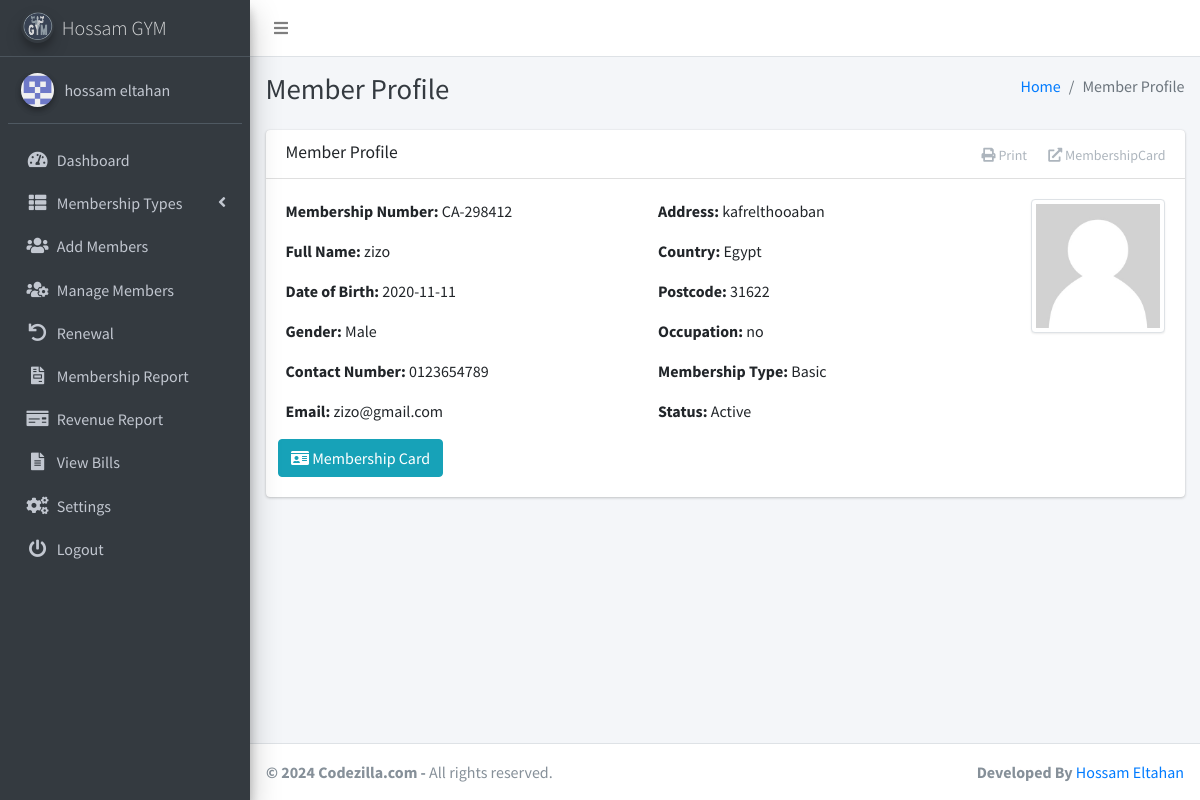
The page /memberProfile.php?id=17 (signed in) on the database its author committed.
### tables this page shows
CREATE TABLE `settings` (
  `id` int(11) NOT NULL,
  `system_name` varchar(255) NOT NULL,
  `logo` varchar(255) NOT NULL,
  `currency` varchar(50) NOT NULL,
  `gym_address` varchar(255) DEFAULT NULL,
  `gym_contact` varchar(255) DEFAULT NULL,
  `gym_email` varchar(255) DEFAULT NULL,
  `gym_manager` varchar(255) DEFAULT NULL
);

CREATE TABLE `members` (
  `id` int(11) NOT NULL,
  `fullname` varchar(255) NOT NULL,
  `dob` date NOT NULL,
  `gender` varchar(10) NOT NULL,
  `contact_number` varchar(20) NOT NULL,
  `email` varchar(255) NOT NULL,
  `address` varchar(255) NOT NULL,
  `country` varchar(255) NOT NULL,
  `postcode` varchar(20) NOT NULL,
  `occupation` varchar(255) NOT NULL,
  `membership_type` int(11) NOT NULL,
  `membership_number` varchar(20) NOT NULL,
  `created_at` timestamp NOT NULL DEFAULT current_timestamp(),
  `photo` varchar(255) NOT NULL,
  `expiry_date` date DEFAULT NULL
);

CREATE TABLE `membership_types` (
  `id` int(11) NOT NULL,
  `type` varchar(255) NOT NULL,
  `amount` int(11) NOT NULL
);

### memberProfile.php (the view, shortened to what this page needs)
<?php
include('includes/config.php');
if (isset($_GET['id'])) {
    $memberId = $_GET['id'];
    $selectQuery = "SELECT members.*, membership_types.type AS membership_type_name
                    FROM members
                    JOIN membership_types ON members.membership_type = membership_types.id
                    WHERE members.id = $memberId";
    $result = $conn->query($selectQuery);
    if ($result->num_rows > 0) {
        $memberDetails = $result->fetch_assoc();
        $expiryDate = strtotime($memberDetails['expiry_date']);
        $currentDate = time();
        $daysDifference = floor(($expiryDate - $currentDate) / (60 * 60 * 24));
        $membershipStatus = ($daysDifference < 0) ? 'Expired' : 'Active';
    } else {
        header("Location: members_list.php");
        exit();
    }
} else {
    header("Location: members_list.php");
    exit();
}
?>
<?php include('includes/header.php');?>
<body class="hold-transition sidebar-mini layout-fixed layout-navbar-fixed layout-footer-fixed">
    <div class="wrapper">
        <?php include('includes/nav.php');?>
        <?php include('includes/sidebar.php');?>
        <div class="content-wrapper">
            <?php include('includes/pagetitle.php');?>
            <section class="content">
                <div class="container-fluid">
                    <div class="card">
                        <div class="card-header">
                            <h3 class="card-title">Member Profile</h3>
                            <div class="card-tools">
                                <button type="button" class="btn btn-tool" onclick="printMembershipCard('<?php echo $memberId; ?>')">
                                    <i class="fas fa-print"></i> Print
                                </button>
                                <a href="print_membership_card.php?id=<?php echo $memberId; ?>" target="_blank" class="btn btn-tool">
                                    <i class="fas fa-external-link-alt"></i> MembershipCard
                                </a>
                            </div>
                        </div>
                        <div class="card-body">
                            <div class="row">
                                <div class="col-md-5">
                                    <p><strong>Membership Number:</strong> <?php echo $memberDetails['membership_number']; ?></p>
                                    <p><strong>Full Name:</strong> <?php echo $memberDetails['fullname']; ?></p>
                                    <p><strong>Date of Birth:</strong> <?php echo $memberDetails['dob']; ?></p>
                                    <p><strong>Gender:</strong> <?php echo $memberDetails['gender']; ?></p>
                                    <p><strong>Contact Number:</strong> <?php echo $memberDetails['contact_number']; ?></p>
                                    <p><strong>Email:</strong> <?php echo $memberDetails['email']; ?></p>
                                </div>
                                <div class="col-md-5">
                                    <p><strong>Address:</strong> <?php echo $memberDetails['address']; ?></p>
                                    <p><strong>Country:</strong> <?php echo $memberDetails['country']; ?></p>
                                    <p><strong>Postcode:</strong> <?php echo $memberDetails['postcode']; ?></p>
                                    <p><strong>Occupation:</strong> <?php echo $memberDetails['occupation']; ?></p>
                                    <p><strong>Membership Type:</strong> <?php echo $memberDetails['membership_type_name']; ?></p>
                                    <p><strong>Status:</strong> <?php echo $membershipStatus; ?></p>
                                </div>
                                <div class="col-md-2">
                                <?php
                                if (!empty($memberDetails['photo'])) {
                                    $photoPath = 'uploads/member_photos/' . $memberDetails['photo'];
                                    echo '<img src="' . $photoPath . '" class="img-thumbnail" alt="Member Photo">';
                                } else {
                                    echo '<p>No photo available</p>';
                                }
                                ?>
                                </div>
                                <a href="print_membership_card.php?id=<?php echo $memberId; ?>" target="_blank" class="print-button"><button class="btn btn-info"><i class="fas fa-id-card"></i> Membership Card</button></a>
                            </div>
                        </div>
                    </div>
                </div>
            </section>
        </div>
        <footer class="main-footer">
        <strong> &copy; <?php echo date('Y');?> Codezilla.com</a> -</strong>
        All rights reserved.
        <div class="float-right d-none d-sm-inline-block">
        <b>Developed By</b> <a href="https://www.linkedin.com/in/hossam-eltahan-24528b253/">Hossam Eltahan</a>
        </div>
    </footer>
    </div>
</body>
</html>

### includes/sidebar.php (shortened to what this page needs)
<aside class="main-sidebar sidebar-dark-primary elevation-4">
  <a href="" class="brand-link">
    <img src="<?php echo getLogoUrl(); ?>" alt="Logo" class="brand-image img-circle elevation-3" style="opacity: .8">
    <span class="brand-text font-weight-light"><?php echo getSystemName(); ?></span>
  </a>
  <?php
  function getSystemName()
  {
      global $conn;
      $systemNameQuery = "SELECT system_name FROM settings";
      $systemNameResult = $conn->query($systemNameQuery);
      if ($systemNameResult->num_rows > 0) {
          $systemNameRow = $systemNameResult->fetch_assoc();
          return $systemNameRow['system_name'];
      } else {
          return 'Codezilla';
      }
  }
  function getLogoUrl()
  {
      global $conn;
      $logoQuery = "SELECT logo FROM settings";
      $logoResult = $conn->query($logoQuery);
      if ($logoResult->num_rows > 0) {
          $logoRow = $logoResult->fetch_assoc();
          return $logoRow['logo'];
      } else {
          return 'dist/img/AdminLTELogo.png';
      }
  }
  function getGymManagerName()
  {
      global $conn;
      $managerQuery = "SELECT gym_manager FROM settings";
      $managerResult = $conn->query($managerQuery);
      if ($managerResult->num_rows > 0) {
          $managerRow = $managerResult->fetch_assoc();
          return $managerRow['gym_manager'];
      } else {
          return 'Gym Manager';
      }
  }
  ?>
  <div class="sidebar">
    <div class="user-panel mt-3 pb-3 mb-3 d-flex">
      <div class="image">
        <img src="dist/img/2382414.png" class="img-circle elevation-2" alt="User Image">
      </div>
      <div class="info">
        <a href="#" class="d-block"><?php echo getGymManagerName(); ?></a>
      </div>
    </div>
    <nav class="mt-2">
      <ul class="nav nav-pills nav-sidebar flex-column" data-widget="treeview" role="menu" data-accordion="false">
        <li class="nav-item">
          <a href="dashboard.php" class="nav-link <?php echo ($current_page == 'dashboard.php') ? 'active' : ''; ?>">
            <i class="nav-icon fas fa-tachometer-alt"></i>
            <p>Dashboard</p>
          </a>
        </li>
        <li class="nav-item has-treeview">
          <a href="#" class="nav-link <?php echo ($current_page == 'add_type.php' || $current_page == 'view_type.php' || $current_page == 'edit_type.php') ? 'active' : ''; ?>">
            <i class="nav-icon fas fa-th-list"></i>
            <p>
              Membership Types
              <i class="fas fa-angle-left right"></i>
            </p>
          </a>
        </li>
        <li class="nav-item">
          <a href="add_members.php" class="nav-link <?php echo ($current_page == 'add_members.php') ? 'active' : ''; ?>">
            <i class="nav-icon fas fa-users"></i>
            <p>Add Members</p>
          </a>
        </li>
        <li class="nav-item">
          <a href="manage_members.php" class="nav-link <?php echo ($current_page == 'manage_members.php' || $current_page == 'edit_member.php' || $current_page == 'memberProfile.php') ? 'active' : ''; ?>">
            <i class="nav-icon fas fa-users-cog"></i>
            <p>Manage Members</p>
          </a>
        </li>
        <li class="nav-item">
          <a href="list_renewal.php" class="nav-link <?php echo ($current_page == 'list_renewal.php' || $current_page == 'renew.php') ? 'active' : ''; ?>">
            <i class="nav-icon fas fa-undo"></i>
            <p>Renewal</p>
          </a>
        </li>
        <li class="nav-item">
          <a href="report.php" class="nav-link <?php echo ($current_page == 'report.php') ? 'active' : ''; ?>">
            <i class="nav-icon fas fa-file-invoice"></i>
            <p>Membership Report</p>
          </a>
        </li>
        <li class="nav-item">
          <a href="revenue_report.php" class="nav-link <?php echo ($current_page == 'revenue_report.php') ? 'active' : ''; ?>">
            <i class="nav-icon fas fa-money-check"></i>
            <p>Revenue Report</p>
          </a>
        </li>
        <li class="nav-item">
          <a href="all_bills.php" class="nav-link <?php echo ($current_page == 'all_bills.php') ? 'active' : ''; ?>">
            <i class="nav-icon fas fa-file-alt"></i>
            <p>View Bills</p>
          </a>
        </li>
        <li class="nav-item">
          <a href="settings.php" class="nav-link <?php echo ($current_page == 'settings.php') ? 'active' : ''; ?>">
            <i class="nav-icon fas fa-cogs"></i>
            <p>Settings</p>
          </a>
        </li>
        <li class="nav-item">
          <a href="logout.php" class="nav-link <?php echo ($current_page == 'logout.php') ? 'active' : ''; ?>">
            <i class="nav-icon fas fa-power-off"></i>
            <p>Logout</p>
          </a>
        </li>
      </ul>
    </nav>
  </div>
</aside>

### rows shown on the page
settings: logo (picture), system_name "Hossam GYM", gym_manager "hossam eltahan"
members: membership_number "CA-298412", fullname "zizo", dob "2020-11-11", gender "Male", contact_number "0123654789", email "zizo@gmail.com", address "kafrelthooaban", country "Egypt", postcode "31622", occupation "no", membership_type.type "Basic", photo (placeholder picture)

### other values the page prints
$pageTitle "Member Profile"
